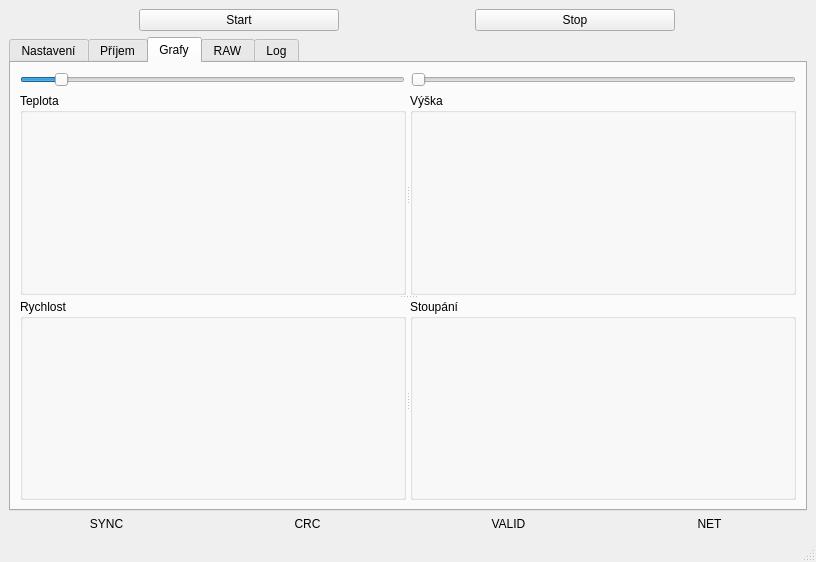
<?xml version="1.0" encoding="UTF-8"?>
<ui version="4.0">
 <class>MainWindow</class>
 <widget class="QMainWindow" name="MainWindow">
  <property name="geometry">
   <rect>
    <x>0</x>
    <y>0</y>
    <width>816</width>
    <height>562</height>
   </rect>
  </property>
  <property name="windowTitle">
   <string>MainWindow</string>
  </property>
  <widget class="QWidget" name="centralwidget">
   <layout class="QGridLayout" name="gridLayout_5">
    <item row="1" column="0">
     <layout class="QGridLayout" name="gridLayout_3">
      <item row="0" column="0">
       <widget class="QTabWidget" name="tabWidget">
        <property name="tabShape">
         <enum>QTabWidget::Rounded</enum>
        </property>
        <property name="currentIndex">
         <number>2</number>
        </property>
        <property name="elideMode">
         <enum>Qt::ElideNone</enum>
        </property>
        <widget class="QWidget" name="TB_config">
         <attribute name="title">
          <string>Nastavení</string>
         </attribute>
         <layout class="QGridLayout" name="gridLayout_4">
          <item row="0" column="0">
           <layout class="QGridLayout" name="gridLayout_2">
            <item row="2" column="1">
             <widget class="QLabel" name="label_7">
              <property name="font">
               <font>
                <pointsize>12</pointsize>
                <weight>75</weight>
                <bold>true</bold>
               </font>
              </property>
              <property name="text">
               <string>Komentář</string>
              </property>
              <property name="alignment">
               <set>Qt::AlignCenter</set>
              </property>
             </widget>
            </item>
            <item row="3" column="1">
             <widget class="QLabel" name="label_3">
              <property name="font">
               <font>
                <pointsize>12</pointsize>
                <weight>75</weight>
                <bold>true</bold>
               </font>
              </property>
              <property name="text">
               <string>Zem. šířka</string>
              </property>
              <property name="alignment">
               <set>Qt::AlignCenter</set>
              </property>
             </widget>
            </item>
            <item row="5" column="2" colspan="2">
             <widget class="QLineEdit" name="LE_GS_antenna"/>
            </item>
            <item row="4" column="2" colspan="2">
             <widget class="QLineEdit" name="LE_GS_lon">
              <property name="locale">
               <locale language="C" country="AnyCountry"/>
              </property>
              <property name="maxLength">
               <number>32</number>
              </property>
             </widget>
            </item>
            <item row="0" column="1">
             <widget class="QLabel" name="label">
              <property name="font">
               <font>
                <pointsize>12</pointsize>
                <weight>75</weight>
                <bold>true</bold>
               </font>
              </property>
              <property name="text">
               <string>Zvukové zařízení</string>
              </property>
              <property name="alignment">
               <set>Qt::AlignCenter</set>
              </property>
             </widget>
            </item>
            <item row="5" column="1">
             <widget class="QLabel" name="label_4">
              <property name="font">
               <font>
                <pointsize>12</pointsize>
                <weight>75</weight>
                <bold>true</bold>
               </font>
              </property>
              <property name="text">
               <string>Anténa</string>
              </property>
              <property name="alignment">
               <set>Qt::AlignCenter</set>
              </property>
             </widget>
            </item>
            <item row="1" column="1">
             <widget class="QLabel" name="label_2">
              <property name="font">
               <font>
                <pointsize>12</pointsize>
                <weight>75</weight>
                <bold>true</bold>
               </font>
              </property>
              <property name="text">
               <string>Callsign</string>
              </property>
              <property name="alignment">
               <set>Qt::AlignCenter</set>
              </property>
             </widget>
            </item>
            <item row="3" column="2" colspan="2">
             <widget class="QLineEdit" name="LE_GS_lat">
              <property name="locale">
               <locale language="Burmese" country="Myanmar"/>
              </property>
              <property name="maxLength">
               <number>32</number>
              </property>
             </widget>
            </item>
            <item row="7" column="3">
             <widget class="QLineEdit" name="LE_dirSelect">
              <property name="readOnly">
               <bool>true</bool>
              </property>
             </widget>
            </item>
            <item row="7" column="2">
             <widget class="QPushButton" name="PB_dirSelect">
              <property name="text">
               <string>Výběr</string>
              </property>
             </widget>
            </item>
            <item row="6" column="2" colspan="2">
             <widget class="QLineEdit" name="LE_GS_radioType"/>
            </item>
            <item row="6" column="1">
             <widget class="QLabel" name="label_6">
              <property name="font">
               <font>
                <pointsize>12</pointsize>
                <weight>75</weight>
                <bold>true</bold>
               </font>
              </property>
              <property name="text">
               <string>Rádio</string>
              </property>
              <property name="alignment">
               <set>Qt::AlignCenter</set>
              </property>
             </widget>
            </item>
            <item row="4" column="1">
             <widget class="QLabel" name="label_5">
              <property name="font">
               <font>
                <pointsize>12</pointsize>
                <weight>75</weight>
                <bold>true</bold>
               </font>
              </property>
              <property name="text">
               <string>Zem. délka</string>
              </property>
              <property name="alignment">
               <set>Qt::AlignCenter</set>
              </property>
             </widget>
            </item>
            <item row="7" column="1">
             <widget class="QLabel" name="label_8">
              <property name="font">
               <font>
                <pointsize>12</pointsize>
                <weight>75</weight>
                <bold>true</bold>
               </font>
              </property>
              <property name="text">
               <string>Složka dat</string>
              </property>
              <property name="alignment">
               <set>Qt::AlignCenter</set>
              </property>
             </widget>
            </item>
            <item row="8" column="1">
             <widget class="QLabel" name="label_10">
              <property name="font">
               <font>
                <pointsize>12</pointsize>
                <weight>75</weight>
                <bold>true</bold>
               </font>
              </property>
              <property name="text">
               <string>Povolit odesílání</string>
              </property>
              <property name="alignment">
               <set>Qt::AlignCenter</set>
              </property>
             </widget>
            </item>
            <item row="2" column="2" colspan="2">
             <widget class="QLineEdit" name="LE_GS_comment"/>
            </item>
            <item row="1" column="2" colspan="2">
             <widget class="QLineEdit" name="LE_callsign"/>
            </item>
            <item row="0" column="2" colspan="2">
             <widget class="QComboBox" name="CB_InputAudioDevice"/>
            </item>
            <item row="8" column="2" colspan="2">
             <layout class="QHBoxLayout" name="horizontalLayout_2">
              <item>
               <widget class="QCheckBox" name="CX_logFileEnable">
                <property name="font">
                 <font>
                  <pointsize>12</pointsize>
                 </font>
                </property>
                <property name="text">
                 <string>Logovací soubor</string>
                </property>
               </widget>
              </item>
              <item>
               <widget class="QCheckBox" name="CX_habhubEnable">
                <property name="font">
                 <font>
                  <pointsize>12</pointsize>
                 </font>
                </property>
                <property name="text">
                 <string>SondeHub</string>
                </property>
               </widget>
              </item>
              <item>
               <widget class="QCheckBox" name="CX_aprsEnable">
                <property name="font">
                 <font>
                  <pointsize>12</pointsize>
                 </font>
                </property>
                <property name="text">
                 <string>APRS</string>
                </property>
                <property name="checkable">
                 <bool>false</bool>
                </property>
                <property name="checked">
                 <bool>false</bool>
                </property>
               </widget>
              </item>
             </layout>
            </item>
           </layout>
          </item>
         </layout>
        </widget>
        <widget class="QWidget" name="TB_receive">
         <attribute name="title">
          <string>Příjem</string>
         </attribute>
         <layout class="QGridLayout" name="gridLayout_10">
          <item row="0" column="0">
           <layout class="QGridLayout" name="gridLayout_8">
            <item row="1" column="0">
             <widget class="QGroupBox" name="GBx_header">
              <property name="title">
               <string>Hlavička</string>
              </property>
              <layout class="QGridLayout" name="gridLayout_12">
               <item row="0" column="0">
                <layout class="QGridLayout" name="gridLayout_11">
                 <item row="2" column="1">
                  <widget class="QLabel" name="LB_rx_voltage">
                   <property name="font">
                    <font>
                     <pointsize>12</pointsize>
                    </font>
                   </property>
                   <property name="text">
                    <string>TextLabel</string>
                   </property>
                  </widget>
                 </item>
                 <item row="1" column="1">
                  <widget class="QLabel" name="LB_rx_frame">
                   <property name="font">
                    <font>
                     <pointsize>12</pointsize>
                    </font>
                   </property>
                   <property name="text">
                    <string>TextLabel</string>
                   </property>
                  </widget>
                 </item>
                 <item row="2" column="0">
                  <widget class="QLabel" name="label_17">
                   <property name="font">
                    <font>
                     <pointsize>12</pointsize>
                     <weight>75</weight>
                     <bold>true</bold>
                    </font>
                   </property>
                   <property name="text">
                    <string>Napětí baterie</string>
                   </property>
                  </widget>
                 </item>
                 <item row="0" column="1">
                  <widget class="QLabel" name="LB_rx_id">
                   <property name="font">
                    <font>
                     <pointsize>12</pointsize>
                    </font>
                   </property>
                   <property name="text">
                    <string>TextLabel</string>
                   </property>
                  </widget>
                 </item>
                 <item row="0" column="0">
                  <widget class="QLabel" name="label_13">
                   <property name="font">
                    <font>
                     <pointsize>12</pointsize>
                     <weight>75</weight>
                     <bold>true</bold>
                    </font>
                   </property>
                   <property name="text">
                    <string>ID</string>
                   </property>
                  </widget>
                 </item>
                 <item row="1" column="0">
                  <widget class="QLabel" name="label_14">
                   <property name="font">
                    <font>
                     <pointsize>12</pointsize>
                     <weight>75</weight>
                     <bold>true</bold>
                    </font>
                   </property>
                   <property name="text">
                    <string>Číslo rámce</string>
                   </property>
                  </widget>
                 </item>
                </layout>
               </item>
              </layout>
             </widget>
            </item>
            <item row="2" column="0">
             <widget class="QGroupBox" name="GBx_GPS_time">
              <property name="title">
               <string>GPS čas (UTC)</string>
              </property>
              <layout class="QGridLayout" name="gridLayout_16">
               <item row="0" column="0">
                <layout class="QGridLayout" name="gridLayout_15">
                 <item row="0" column="0">
                  <widget class="QLabel" name="LB_rx_gpstime">
                   <property name="font">
                    <font>
                     <pointsize>12</pointsize>
                     <weight>75</weight>
                     <bold>true</bold>
                    </font>
                   </property>
                   <property name="text">
                    <string>TextLabel</string>
                   </property>
                   <property name="alignment">
                    <set>Qt::AlignCenter</set>
                   </property>
                  </widget>
                 </item>
                </layout>
               </item>
              </layout>
             </widget>
            </item>
            <item row="0" column="1">
             <widget class="QGroupBox" name="GBx_temperature">
              <property name="title">
               <string>Teplota</string>
              </property>
              <layout class="QGridLayout" name="gridLayout_14">
               <item row="0" column="0">
                <layout class="QGridLayout" name="gridLayout_13">
                 <item row="0" column="0">
                  <widget class="QLabel" name="LB_rx_temperature">
                   <property name="font">
                    <font>
                     <pointsize>12</pointsize>
                     <weight>75</weight>
                     <bold>true</bold>
                    </font>
                   </property>
                   <property name="text">
                    <string>TextLabel</string>
                   </property>
                   <property name="alignment">
                    <set>Qt::AlignCenter</set>
                   </property>
                  </widget>
                 </item>
                </layout>
               </item>
              </layout>
             </widget>
            </item>
            <item row="0" column="0">
             <widget class="QGroupBox" name="GBx_radio">
              <property name="title">
               <string>Radio</string>
              </property>
              <layout class="QGridLayout" name="gridLayout_9">
               <item row="0" column="0">
                <layout class="QGridLayout" name="gridLayout_7">
                 <item row="0" column="0">
                  <widget class="QLabel" name="label_11">
                   <property name="font">
                    <font>
                     <pointsize>12</pointsize>
                     <weight>75</weight>
                     <bold>true</bold>
                     <strikeout>false</strikeout>
                    </font>
                   </property>
                   <property name="text">
                    <string>Frekvence</string>
                   </property>
                  </widget>
                 </item>
                 <item row="1" column="0">
                  <widget class="QLabel" name="label_12">
                   <property name="font">
                    <font>
                     <pointsize>12</pointsize>
                     <weight>75</weight>
                     <bold>true</bold>
                    </font>
                   </property>
                   <property name="text">
                    <string>Vysílací výkon</string>
                   </property>
                  </widget>
                 </item>
                 <item row="0" column="1">
                  <widget class="QLabel" name="LB_rx_frequency">
                   <property name="font">
                    <font>
                     <pointsize>12</pointsize>
                    </font>
                   </property>
                   <property name="text">
                    <string>TextLabel</string>
                   </property>
                  </widget>
                 </item>
                 <item row="1" column="1">
                  <widget class="QLabel" name="LB_rx_power">
                   <property name="font">
                    <font>
                     <pointsize>12</pointsize>
                    </font>
                   </property>
                   <property name="text">
                    <string>TextLabel</string>
                   </property>
                  </widget>
                 </item>
                </layout>
               </item>
              </layout>
             </widget>
            </item>
            <item row="1" column="1" rowspan="2">
             <widget class="QGroupBox" name="GBx_GPS_nav">
              <property name="title">
               <string>GPS poloha</string>
              </property>
              <layout class="QGridLayout" name="gridLayout_18">
               <item row="0" column="0">
                <layout class="QGridLayout" name="gridLayout_17">
                 <item row="3" column="1">
                  <widget class="QLabel" name="LB_rx_gps_climbing">
                   <property name="font">
                    <font>
                     <pointsize>12</pointsize>
                    </font>
                   </property>
                   <property name="text">
                    <string>TextLabel</string>
                   </property>
                  </widget>
                 </item>
                 <item row="0" column="0">
                  <widget class="QLabel" name="label_15">
                   <property name="font">
                    <font>
                     <pointsize>12</pointsize>
                     <weight>75</weight>
                     <bold>true</bold>
                    </font>
                   </property>
                   <property name="text">
                    <string>Šířka</string>
                   </property>
                  </widget>
                 </item>
                 <item row="2" column="0">
                  <widget class="QLabel" name="label_20">
                   <property name="font">
                    <font>
                     <pointsize>12</pointsize>
                     <weight>75</weight>
                     <bold>true</bold>
                    </font>
                   </property>
                   <property name="text">
                    <string>Výška</string>
                   </property>
                  </widget>
                 </item>
                 <item row="1" column="1">
                  <widget class="QLabel" name="LB_rx_gps_lon">
                   <property name="font">
                    <font>
                     <pointsize>12</pointsize>
                    </font>
                   </property>
                   <property name="text">
                    <string>TextLabel</string>
                   </property>
                  </widget>
                 </item>
                 <item row="5" column="1">
                  <widget class="QLabel" name="LB_rx_gps_heading">
                   <property name="font">
                    <font>
                     <pointsize>12</pointsize>
                    </font>
                   </property>
                   <property name="text">
                    <string>TextLabel</string>
                   </property>
                  </widget>
                 </item>
                 <item row="1" column="0">
                  <widget class="QLabel" name="label_18">
                   <property name="font">
                    <font>
                     <pointsize>12</pointsize>
                     <weight>75</weight>
                     <bold>true</bold>
                    </font>
                   </property>
                   <property name="text">
                    <string>Délka</string>
                   </property>
                  </widget>
                 </item>
                 <item row="4" column="1">
                  <widget class="QLabel" name="LB_rx_gps_groundspeed">
                   <property name="font">
                    <font>
                     <pointsize>12</pointsize>
                    </font>
                   </property>
                   <property name="text">
                    <string>TextLabel</string>
                   </property>
                  </widget>
                 </item>
                 <item row="0" column="1">
                  <widget class="QLabel" name="LB_rx_gps_lat">
                   <property name="font">
                    <font>
                     <pointsize>12</pointsize>
                    </font>
                   </property>
                   <property name="text">
                    <string>TextLabel</string>
                   </property>
                  </widget>
                 </item>
                 <item row="4" column="0">
                  <widget class="QLabel" name="label_24">
                   <property name="font">
                    <font>
                     <pointsize>12</pointsize>
                     <weight>75</weight>
                     <bold>true</bold>
                    </font>
                   </property>
                   <property name="text">
                    <string>Pozemní rychlost</string>
                   </property>
                  </widget>
                 </item>
                 <item row="2" column="1">
                  <widget class="QLabel" name="LB_rx_gps_alt">
                   <property name="font">
                    <font>
                     <pointsize>12</pointsize>
                    </font>
                   </property>
                   <property name="text">
                    <string>TextLabel</string>
                   </property>
                  </widget>
                 </item>
                 <item row="3" column="0">
                  <widget class="QLabel" name="label_21">
                   <property name="font">
                    <font>
                     <pointsize>12</pointsize>
                     <weight>75</weight>
                     <bold>true</bold>
                    </font>
                   </property>
                   <property name="text">
                    <string>Vertikální rychlost</string>
                   </property>
                  </widget>
                 </item>
                 <item row="5" column="0">
                  <widget class="QLabel" name="label_26">
                   <property name="font">
                    <font>
                     <pointsize>12</pointsize>
                     <weight>75</weight>
                     <bold>true</bold>
                    </font>
                   </property>
                   <property name="text">
                    <string>Směrový úhel</string>
                   </property>
                  </widget>
                 </item>
                 <item row="6" column="0">
                  <widget class="QLabel" name="label_28">
                   <property name="font">
                    <font>
                     <pointsize>12</pointsize>
                     <weight>75</weight>
                     <bold>true</bold>
                    </font>
                   </property>
                   <property name="text">
                    <string>Počet satelitů</string>
                   </property>
                  </widget>
                 </item>
                 <item row="6" column="1">
                  <widget class="QLabel" name="LB_rx_gps_numsv">
                   <property name="font">
                    <font>
                     <pointsize>12</pointsize>
                    </font>
                   </property>
                   <property name="text">
                    <string>TextLabel</string>
                   </property>
                  </widget>
                 </item>
                </layout>
               </item>
              </layout>
             </widget>
            </item>
           </layout>
          </item>
         </layout>
        </widget>
        <widget class="QWidget" name="TB_graphs">
         <attribute name="title">
          <string>Grafy</string>
         </attribute>
         <layout class="QGridLayout" name="gridLayout_23">
          <item row="0" column="0">
           <layout class="QHBoxLayout" name="horizontalLayout_3">
            <item>
             <widget class="QSlider" name="HS_timeSelect">
              <property name="minimum">
               <number>300</number>
              </property>
              <property name="maximum">
               <number>3600</number>
              </property>
              <property name="singleStep">
               <number>60</number>
              </property>
              <property name="pageStep">
               <number>600</number>
              </property>
              <property name="value">
               <number>600</number>
              </property>
              <property name="orientation">
               <enum>Qt::Horizontal</enum>
              </property>
             </widget>
            </item>
            <item>
             <widget class="QSlider" name="horizontalSlider">
              <property name="maximum">
               <number>3600</number>
              </property>
              <property name="singleStep">
               <number>60</number>
              </property>
              <property name="pageStep">
               <number>600</number>
              </property>
              <property name="orientation">
               <enum>Qt::Horizontal</enum>
              </property>
             </widget>
            </item>
           </layout>
          </item>
          <item row="1" column="0">
           <widget class="QSplitter" name="splitter_2">
            <property name="orientation">
             <enum>Qt::Vertical</enum>
            </property>
            <widget class="QWidget" name="verticalLayoutWidget">
             <layout class="QVBoxLayout" name="verticalLayout">
              <item>
               <widget class="QSplitter" name="splitter_3">
                <property name="orientation">
                 <enum>Qt::Horizontal</enum>
                </property>
                <widget class="QGroupBox" name="groupBox">
                 <property name="title">
                  <string>Teplota</string>
                 </property>
                 <layout class="QGridLayout" name="gridLayout_25">
                  <item row="0" column="0">
                   <widget class="QCustomPlot" name="QCP_temperatureEx" native="true">
                    <property name="minimumSize">
                     <size>
                      <width>100</width>
                      <height>100</height>
                     </size>
                    </property>
                    <property name="maximumSize">
                     <size>
                      <width>2000</width>
                      <height>2000</height>
                     </size>
                    </property>
                   </widget>
                  </item>
                 </layout>
                </widget>
                <widget class="QGroupBox" name="groupBox_2">
                 <property name="title">
                  <string>Výška</string>
                 </property>
                 <layout class="QGridLayout" name="gridLayout_24">
                  <item row="0" column="0">
                   <widget class="QCustomPlot" name="QCP_altitude" native="true">
                    <property name="minimumSize">
                     <size>
                      <width>100</width>
                      <height>100</height>
                     </size>
                    </property>
                    <property name="maximumSize">
                     <size>
                      <width>2000</width>
                      <height>2000</height>
                     </size>
                    </property>
                   </widget>
                  </item>
                 </layout>
                </widget>
               </widget>
              </item>
             </layout>
            </widget>
            <widget class="QWidget" name="verticalLayoutWidget_2">
             <layout class="QVBoxLayout" name="verticalLayout_2">
              <item>
               <widget class="QSplitter" name="splitter">
                <property name="orientation">
                 <enum>Qt::Horizontal</enum>
                </property>
                <widget class="QGroupBox" name="groupBox_3">
                 <property name="title">
                  <string>Rychlost</string>
                 </property>
                 <layout class="QGridLayout" name="gridLayout_27">
                  <item row="0" column="1">
                   <widget class="QCustomPlot" name="QCP_groundSpeed" native="true">
                    <property name="minimumSize">
                     <size>
                      <width>100</width>
                      <height>100</height>
                     </size>
                    </property>
                    <property name="maximumSize">
                     <size>
                      <width>2000</width>
                      <height>2000</height>
                     </size>
                    </property>
                   </widget>
                  </item>
                 </layout>
                </widget>
                <widget class="QGroupBox" name="groupBox_4">
                 <property name="title">
                  <string>Stoupání</string>
                 </property>
                 <layout class="QGridLayout" name="gridLayout_26">
                  <item row="0" column="0">
                   <widget class="QCustomPlot" name="QCP_climbing" native="true">
                    <property name="minimumSize">
                     <size>
                      <width>100</width>
                      <height>100</height>
                     </size>
                    </property>
                    <property name="maximumSize">
                     <size>
                      <width>2000</width>
                      <height>2000</height>
                     </size>
                    </property>
                   </widget>
                  </item>
                 </layout>
                </widget>
               </widget>
              </item>
             </layout>
            </widget>
           </widget>
          </item>
         </layout>
        </widget>
        <widget class="QWidget" name="TB_Raw">
         <attribute name="title">
          <string>RAW</string>
         </attribute>
         <layout class="QGridLayout" name="gridLayout_6">
          <item row="0" column="0">
           <widget class="QHexView" name="HX_packet_view" native="true"/>
          </item>
         </layout>
        </widget>
        <widget class="QWidget" name="TB_log">
         <attribute name="title">
          <string>Log</string>
         </attribute>
         <layout class="QGridLayout" name="gridLayout_22">
          <item row="0" column="0">
           <layout class="QGridLayout" name="gridLayout_21">
            <item row="0" column="0">
             <widget class="QTextEdit" name="TE_logArea"/>
            </item>
           </layout>
          </item>
         </layout>
        </widget>
       </widget>
      </item>
     </layout>
    </item>
    <item row="2" column="0">
     <layout class="QGridLayout" name="gridLayout">
      <item row="0" column="1">
       <widget class="QLabel" name="LB_stat_crc">
        <property name="text">
         <string>CRC</string>
        </property>
        <property name="alignment">
         <set>Qt::AlignCenter</set>
        </property>
       </widget>
      </item>
      <item row="0" column="0">
       <widget class="QLabel" name="LB_stat_sync">
        <property name="text">
         <string>SYNC</string>
        </property>
        <property name="alignment">
         <set>Qt::AlignCenter</set>
        </property>
       </widget>
      </item>
      <item row="0" column="2">
       <widget class="QLabel" name="LB_stat_valid">
        <property name="text">
         <string>VALID</string>
        </property>
        <property name="alignment">
         <set>Qt::AlignCenter</set>
        </property>
       </widget>
      </item>
      <item row="0" column="3">
       <widget class="QLabel" name="LB_stat_net">
        <property name="text">
         <string>NET</string>
        </property>
        <property name="alignment">
         <set>Qt::AlignCenter</set>
        </property>
       </widget>
      </item>
     </layout>
    </item>
    <item row="0" column="0">
     <layout class="QHBoxLayout" name="horizontalLayout">
      <item>
       <widget class="QPushButton" name="PB_start">
        <property name="maximumSize">
         <size>
          <width>200</width>
          <height>100</height>
         </size>
        </property>
        <property name="text">
         <string>Start</string>
        </property>
       </widget>
      </item>
      <item>
       <widget class="QPushButton" name="PB_stop">
        <property name="maximumSize">
         <size>
          <width>200</width>
          <height>100</height>
         </size>
        </property>
        <property name="text">
         <string>Stop</string>
        </property>
       </widget>
      </item>
     </layout>
    </item>
   </layout>
  </widget>
  <widget class="QMenuBar" name="menubar">
   <property name="geometry">
    <rect>
     <x>0</x>
     <y>0</y>
     <width>816</width>
     <height>22</height>
    </rect>
   </property>
  </widget>
  <widget class="QStatusBar" name="statusbar"/>
 </widget>
 <customwidgets>
  <customwidget>
   <class>QHexView</class>
   <extends>QWidget</extends>
   <header>include/QHexView/qhexview.h</header>
   <container>1</container>
  </customwidget>
  <customwidget>
   <class>QCustomPlot</class>
   <extends>QWidget</extends>
   <header>qcustomplot.h</header>
   <container>1</container>
  </customwidget>
 </customwidgets>
 <resources/>
 <connections/>
</ui>
